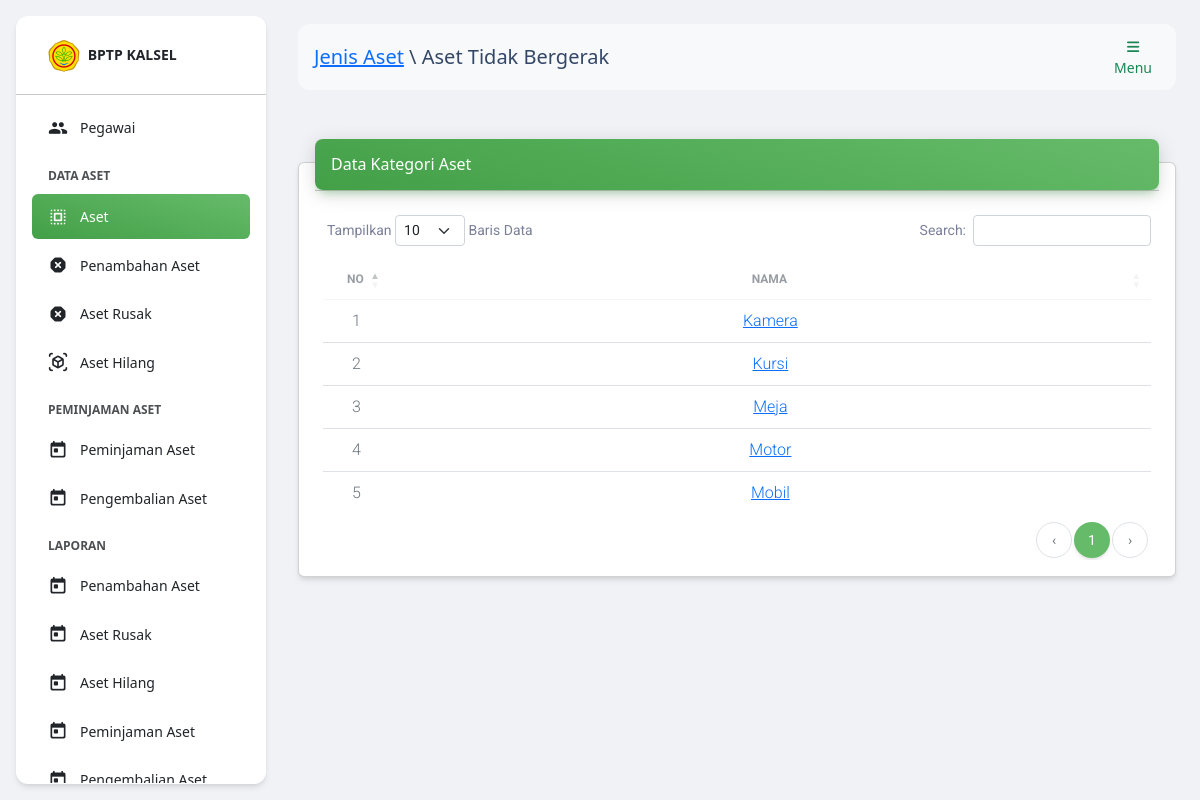
Screenshot of /index.php?h=kategori_aset&id_jenis_aset=1 (signed in) with the database file from the repository.
### tables this page shows
CREATE TABLE `jenis_aset`(
    id BIGINT UNSIGNED AUTO_INCREMENT,
    nama VARCHAR(255),
    PRIMARY KEY(id)
);

CREATE TABLE `kategori_aset`(
    id BIGINT UNSIGNED AUTO_INCREMENT,
    id_jenis_aset BIGINT UNSIGNED,
    nama VARCHAR(255),
    PRIMARY KEY(id),
    FOREIGN KEY (id_jenis_aset) REFERENCES jenis_aset (id) ON DELETE CASCADE 
);

### halaman/kategori_aset/index.php (the view)
<div class="container-fluid py-4">
    <div class="row">
        <div class="col-12">
            <div class="card my-4">
                <div class="card-header p-0 position-relative mt-n4 mx-3 z-index-2">
                    <div class="bg-gradient-success shadow-success border-radius-lg p-3 d-flex justify-content-between align-items-center">
                        <h6 class="text-white text-capitalize m-0">Data Kategori Aset</h6>
                    </div>
                </div>
                <div class="card-body pb-3">
                    <div class="table-responsive p-0">
                        <table id="datatable" class="table align-items-center mb-0">
                            <thead>
                                <tr>
                                    <th class="text-uppercase text-center text-secondary text-xs font-weight-bolder opacity-7 small-td">No</th>
                                    <th class="text-uppercase text-center text-secondary text-xs font-weight-bolder opacity-7">Nama</th>
                                </tr>
                            </thead>
                            <?php
                            $result = $mysqli->query("SELECT * FROM kategori_aset");
                            $no = 1;
                            ?>
                            <tbody>
                                <?php while ($row = $result->fetch_assoc()) : ?>
                                    <tr>
                                        <td class="text-center">
                                            <p class="text-secondary mb-0"><?= $no++; ?></p>
                                        </td>
                                        <td class="text-center">
                                            <p class="text-secondary mb-0">
                                                <a href="?h=aset&id_jenis_aset=<?= $_GET['id_jenis_aset'] ?>&id_kategori_aset=<?= $row['id']; ?>">
                                                    <?= $row['nama']; ?>
                                                </a>
                                            </p>
                                        </td>
                                    </tr>
                                <?php endwhile; ?>
                            </tbody>
                        </table>
                    </div>
                </div>
            </div>
        </div>
    </div>
</div>

### index.php (shortened to what this page needs)
<?php
include_once('database/koneksi.php');
?>
<!DOCTYPE html>
<html lang="en">
<head>
    <link href="./assets/css/nucleo-icons.css" rel="stylesheet" />
    <link href="./assets/css/nucleo-svg.css" rel="stylesheet" />
    <link id="pagestyle" href="./assets/css/material-dashboard.css?v=3.0.4" rel="stylesheet" />
    <link rel="stylesheet" href="https://cdnjs.cloudflare.com/ajax/libs/twitter-bootstrap/5.2.0/css/bootstrap.min.css">
    <link rel="stylesheet" href="https://cdn.datatables.net/1.12.1/css/dataTables.bootstrap5.min.css">
    <?php include_once('komponen/js.php'); ?>
</head>
<body class="g-sidenav-show bg-gray-200">
    <?php
    if ($_SESSION['user']['status'] == 1 || $_SESSION['user']['status'] == 2 || $_SESSION['user']['status'] == 4) {
        if (isset($_GET['h'])) {
            if ($_GET['h'] === 'kategori_aset') {
                $jenis_aset = $mysqli->query("SELECT * FROM jenis_aset WHERE id=" . $_GET['id_jenis_aset'])->fetch_assoc();
                $navbar = "<a href='?h=jenis_aset'>Jenis Aset</a> \\ " . $jenis_aset['nama'] . "";
                $page = 'halaman/kategori_aset/index.php';
            }
        }
    }
    ?>
    <?php
    if ($_SESSION['user']['status'] == 1 || $_SESSION['user']['status'] == 2 || $_SESSION['user']['status'] == 4) include_once('komponen/sidebar.php'); ?>
    <main class="main-content position-relative max-height-vh-100 h-100 border-radius-lg ">
        <?php include_once('komponen/navbar.php'); ?>
        <div class="container-fluid py-4">
            <?php
            include_once($page);
            ?>
        </div>
    </main>
</body>
</html>

### index.php (style rules this page uses)
.small-td { width: 1%; white-space: nowrap; }

### rows the page displays
jenis_aset: nama "Aset Tidak Bergerak"
kategori_aset: nama "Kamera"
kategori_aset: nama "Kursi"
kategori_aset: nama "Meja"
kategori_aset: nama "Motor"
kategori_aset: nama "Mobil"
